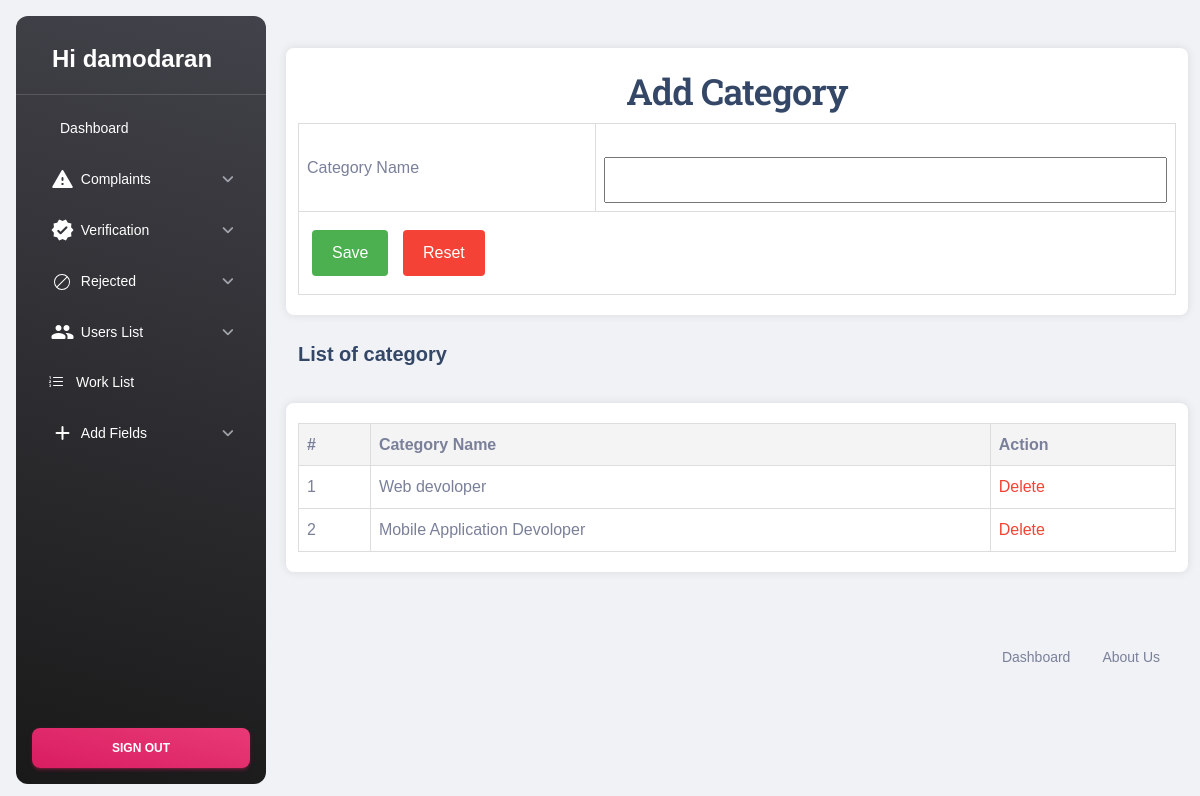
Page /Admin/Category.php (signed in) on the committed database.
### tables this page shows
CREATE TABLE `tbl_category` (
  `category_id` int(11) NOT NULL,
  `category_name` varchar(50) NOT NULL
);

### Admin/Category.php (the view, shortened to what this page needs)
<?php
include('Header.php');
    ?>
<!DOCTYPE html PUBLIC "-//W3C//DTD XHTML 1.0 Transitional//EN" "http://www.w3.org/TR/xhtml1/DTD/xhtml1-transitional.dtd">
<html xmlns="http://www.w3.org/1999/xhtml">
<head>
</head>
<body>
  <form id="form1" name="form1" method="post" action="">
    <h2 align="center">Add Category</h2>
    <table>
      <tr>
        <td>Category Name</td>
        <td><label for="txt_category"></label>
          <input type="text" name="txt_category" id="txt_category" />
        </td>
      </tr>
      <tr>
        <td colspan="2" align="center">
          <input type="submit" name="btn_save" id="btn_save" value="Save" />
          <input type="reset" name="btn_cancel" id="btn_cancel" value="Reset" />
        </td>
      </tr>
    </table>
  </form>
  <br>
  <br>
  <br>
  <br>
  <h5>List of category</h5>
  <br>
  <form id="form2" name="form2" method="POST" action="">
    <table>
      <tr>
        <th>#</th>
        <th>Category Name</th>
        <th>Action</th>
      </tr>
      <?php
      $selqry = "SELECT * FROM tbl_category";
      $category = $con->query($selqry);
      $i = 1;
      while ($data = $category->fetch_assoc()) {
      ?>
        <tr>
          <td><?php echo $i++ ?></td>
          <td><?php echo $data['category_name']; ?></td>
          <td><a href="Category.php?did=<?php echo $data['category_id'];?>" style="color: #f44336; text-decoration: none;">Delete</a></td>
        </tr>
      <?php
      }
      ?>
    </table>
  </form>
</body>
<?php
include('Footer.php');
?>
</html>

### Admin/Category.php (style rules this page uses)
body { font-family: Arial, sans-serif; background-color: #f2f2f2; margin: 0; padding: 0; display: flex; justify-content: center; align-items: center; height: 100vh; }
form { background-color: #fff; padding: 20px; border-radius: 8px; box-shadow: 0 0 10px rgba(0, 0, 0, 0.1); height: fit-content; }
table { width: 100%; border-collapse: collapse; }
table, th, td { border: 1px solid #ddd; }
th, td { padding: 8px; text-align: left; }
th { background-color: #f4f4f4; }
input[type="text"] { width: 100%; padding: 8px; box-sizing: border-box; }
input[type="submit"], input[type="reset"] { background-color: #4CAF50; color: white; border: none; padding: 10px 20px; margin: 10px 5px; cursor: pointer; border-radius: 4px; }
input[type="reset"] { background-color: #f44336; }

### rows in the picture
tbl_category: category_name "Web devoloper"
tbl_category: category_name "Mobile Application Devoloper"

### other values in the picture
$_SESSION['aName'] "damodaran"
